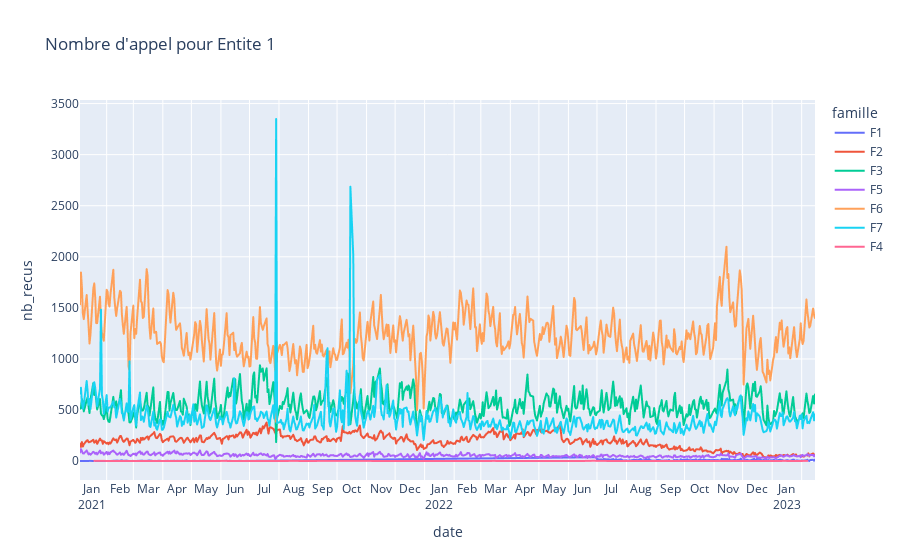
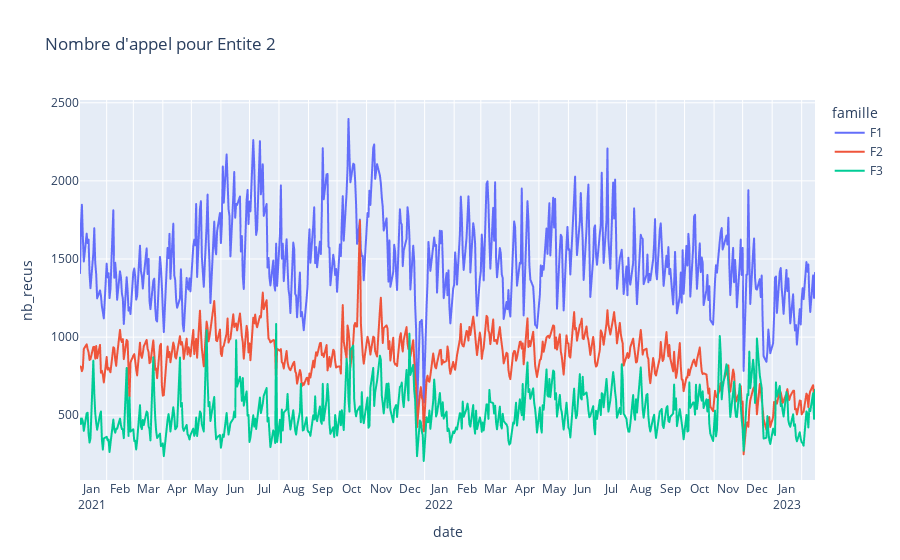
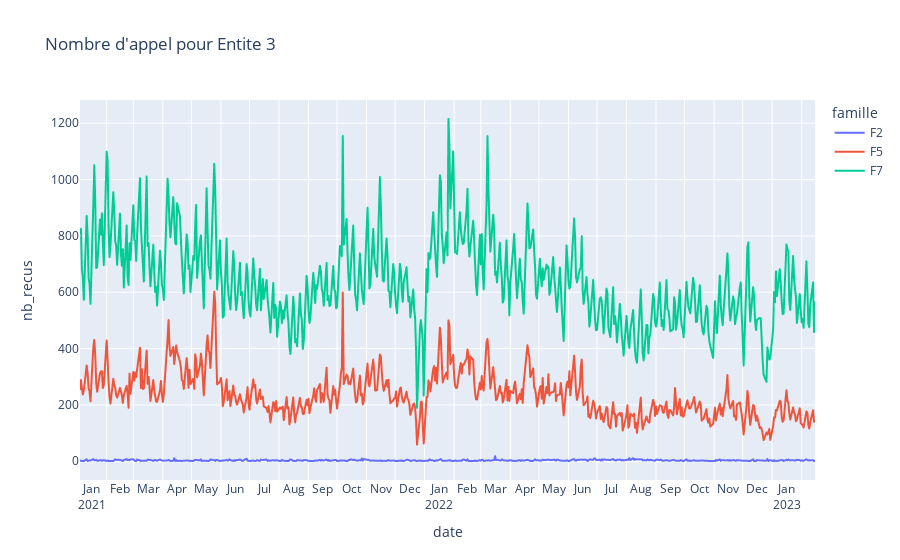
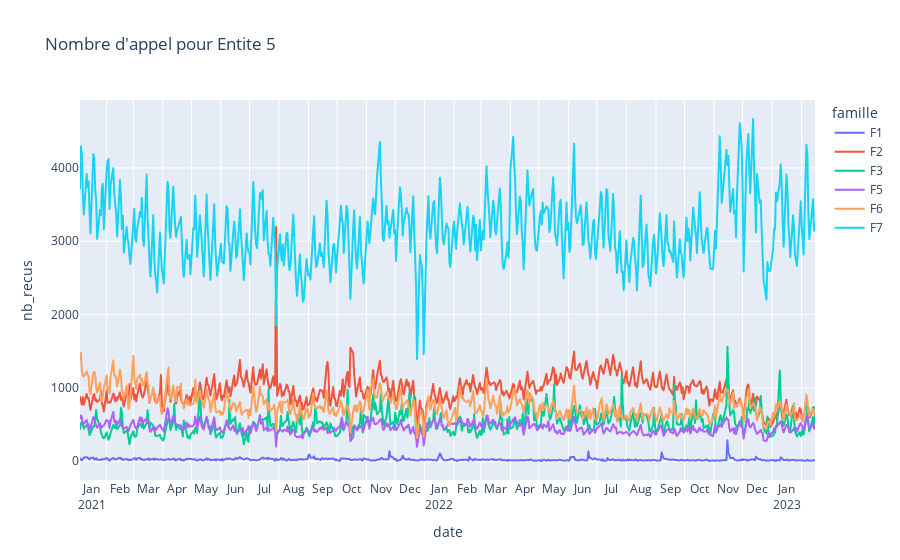

Notebook source saved alongside these figures, in order:
### Markdown cell above
## Entités par jour par famille

### Code cell
#
# Création de graphique dynamique de toutes les Entités avec toutes les Familles
#

activer_samedi = False

for entite in df_tel.entite.unique():
    if activer_samedi:
      df = df_tel.loc[(df_tel.entite == entite)].groupby([pd.Grouper(freq = 'd'), "famille", "jour"]).agg(nb_recus = ('nb_recus' , 'sum')).reset_index()
    else:
       df = df_tel.loc[(df_tel.entite == entite) & (df_tel.jour != "Samedi")].groupby([pd.Grouper(freq = 'd'), "famille", "jour"]).agg(nb_recus = ('nb_recus' , 'sum')).reset_index()
    
    fig = px.line(df, x="date", y="nb_recus", color='famille',
              hover_data={
                "date": "|%B %d, %Y",
                "jour" : True,
              },
              title=f"Nombre d'appel pour {entite}")

    fig.update_xaxes(
        dtick="M1",
        tickformat="%b\n%Y",
        ticklabelmode="period")
    fig.show()

### Figure 1 — Plotly figure (JSON) as saved in the notebook; plotly's stock layout.template omitted (floating-point values rounded to 4 significant figures; data arrays with more than 128 entries replaced by an {"elided": "..."} marker saying what was removed)
{"data": [{"customdata": {"elided": "249x1 str values"}, "hovertemplate": "famille=F1<br>date=%{x|%B %d, %Y}<br>nb_recus=%{y}<br>jour=%{customdata[0]}<extra></extra>", "legendgroup": "F1", "line": {"color": "#636efa", "dash": "solid"}, "marker": {"symbol": "circle"}, "mode": "lines", "name": "F1", "showlegend": true, "type": "scattergl", "x": {"elided": "249 str values"}, "xaxis": "x", "y": {"elided": "249 int values"}, "yaxis": "y"}, {"customdata": {"elided": "540x1 str values"}, "hovertemplate": "famille=F2<br>date=%{x|%B %d, %Y}<br>nb_recus=%{y}<br>jour=%{customdata[0]}<extra></extra>", "legendgroup": "F2", "line": {"color": "#EF553B", "dash": "solid"}, "marker": {"symbol": "circle"}, "mode": "lines", "name": "F2", "showlegend": true, "type": "scattergl", "x": {"elided": "540 str values"}, "xaxis": "x", "y": {"elided": "540 int values"}, "yaxis": "y"}, {"customdata": {"elided": "540x1 str values"}, "hovertemplate": "famille=F3<br>date=%{x|%B %d, %Y}<br>nb_recus=%{y}<br>jour=%{customdata[0]}<extra></extra>", "legendgroup": "F3", "line": {"color": "#00cc96", "dash": "solid"}, "marker": {"symbol": "circle"}, "mode": "lines", "name": "F3", "showlegend": true, "type": "scattergl", "x": {"elided": "540 str values"}, "xaxis": "x", "y": {"elided": "540 int values"}, "yaxis": "y"}, {"customdata": {"elided": "540x1 str values"}, "hovertemplate": "famille=F5<br>date=%{x|%B %d, %Y}<br>nb_recus=%{y}<br>jour=%{customdata[0]}<extra></extra>", "legendgroup": "F5", "line": {"color": "#ab63fa", "dash": "solid"}, "marker": {"symbol": "circle"}, "mode": "lines", "name": "F5", "showlegend": true, "type": "scattergl", "x": {"elided": "540 str values"}, "xaxis": "x", "y": {"elided": "540 int values"}, "yaxis": "y"}, {"customdata": {"elided": "540x1 str values"}, "hovertemplate": "famille=F6<br>date=%{x|%B %d, %Y}<br>nb_recus=%{y}<br>jour=%{customdata[0]}<extra></extra>", "legendgroup": "F6", "line": {"color": "#FFA15A", "dash": "solid"}, "marker": {"symbol": "circle"}, "mode": "lines", "name": "F6", "showlegend": true, "type": "scattergl", "x": {"elided": "540 str values"}, "xaxis": "x", "y": {"elided": "540 int values"}, "yaxis": "y"}, {"customdata": {"elided": "540x1 str values"}, "hovertemplate": "famille=F7<br>date=%{x|%B %d, %Y}<br>nb_recus=%{y}<br>jour=%{customdata[0]}<extra></extra>", "legendgroup": "F7", "line": {"color": "#19d3f3", "dash": "solid"}, "marker": {"symbol": "circle"}, "mode": "lines", "name": "F7", "showlegend": true, "type": "scattergl", "x": {"elided": "540 str values"}, "xaxis": "x", "y": {"elided": "540 int values"}, "yaxis": "y"}, {"customdata": [["Mardi"], ["Jeudi"], ["Mercredi"], ["Jeudi"], ["Mardi"], ["Mardi"], ["Lundi"], ["Mardi"], ["Mardi"], ["Mercredi"], ["Lundi"], ["Jeudi"], ["Vendredi"], ["Vendredi"], ["Jeudi"], ["Mercredi"], ["Vendredi"], ["Jeudi"], ["Jeudi"], ["Mercredi"], ["Vendredi"], ["Mercredi"], ["Jeudi"], ["Mardi"], ["Jeudi"], ["Vendredi"], ["Mercredi"], ["Vendredi"], ["Mardi"], ["Mercredi"], ["Lundi"], ["Jeudi"], ["Mardi"], ["Mercredi"], ["Vendredi"], ["Vendredi"], ["Jeudi"], ["Jeudi"], ["Mardi"], ["Lundi"], ["Jeudi"], ["Jeudi"], ["Mercredi"], ["Mardi"], ["Vendredi"], ["Lundi"], ["Jeudi"], ["Mardi"], ["Vendredi"], ["Mardi"]], "hovertemplate": "famille=F4<br>date=%{x|%B %d, %Y}<br>nb_recus=%{y}<br>jour=%{customdata[0]}<extra></extra>", "legendgroup": "F4", "line": {"color": "#FF6692", "dash": "solid"}, "marker": {"symbol": "circle"}, "mode": "lines", "name": "F4", "showlegend": true, "type": "scattergl", "x": ["2021-01-19T00:00:00", "2021-02-25T00:00:00", "2021-03-17T00:00:00", "2021-03-25T00:00:00", "2021-05-04T00:00:00", "2021-05-18T00:00:00", "2021-06-07T00:00:00", "2021-06-08T00:00:00", "2021-07-06T00:00:00", "2021-07-07T00:00:00", "2021-07-26T00:00:00", "2021-08-19T00:00:00", "2021-08-27T00:00:00", "2021-09-17T00:00:00", "2021-10-28T00:00:00", "2021-11-24T00:00:00", "2021-12-31T00:00:00", "2022-01-13T00:00:00", "2022-02-03T00:00:00", "2022-03-09T00:00:00", "2022-03-11T00:00:00", "2022-03-16T00:00:00", "2022-03-17T00:00:00", "2022-03-22T00:00:00", "2022-03-24T00:00:00", "2022-03-25T00:00:00", "2022-06-01T00:00:00", "2022-06-03T00:00:00", "2022-06-07T00:00:00", "2022-06-15T00:00:00", "2022-06-27T00:00:00", "2022-07-07T00:00:00", "2022-07-19T00:00:00", "2022-08-17T00:00:00", "2022-08-26T00:00:00", "2022-09-23T00:00:00", "2022-11-03T00:00:00", "2022-11-10T00:00:00", "2022-11-15T00:00:00", "2022-11-21T00:00:00", "2022-11-24T00:00:00", "2022-12-15T00:00:00", "2022-12-28T00:00:00", "2023-01-03T00:00:00", "2023-01-06T00:00:00", "2023-01-09T00:00:00", "2023-01-12T00:00:00", "2023-01-24T00:00:00", "2023-01-27T00:00:00", "2023-02-07T00:00:00"], "xaxis": "x", "y": [2, 1, 1, 1, 1, 1, 2, 1, 1, 1, 1, 2, 1, 2, 2, 1, 1, 1, 1, 1, 1, 3, 1, 1, 1, 1, 1, 1, 1, 1, 3, 2, 1, 1, 1, 1, 1, 1, 1, 1, 1, 1, 1, 1, 1, 1, 2, 1, 1, 2], "yaxis": "y"}], "layout": {"legend": {"title": {"text": "famille"}, "tracegroupgap": 0}, "title": {"text": "Nombre d'appel pour Entite 1"}, "xaxis": {"anchor": "y", "domain": [0, 1], "dtick": "M1", "tickformat": "%b\n%Y", "ticklabelmode": "period", "title": {"text": "date"}}, "yaxis": {"anchor": "x", "domain": [0, 1], "title": {"text": "nb_recus"}}}}

### Figure 2 — Plotly figure (JSON) as saved in the notebook; plotly's stock layout.template omitted (floating-point values rounded to 4 significant figures; data arrays with more than 128 entries replaced by an {"elided": "..."} marker saying what was removed)
{"data": [{"customdata": {"elided": "540x1 str values"}, "hovertemplate": "famille=F1<br>date=%{x|%B %d, %Y}<br>nb_recus=%{y}<br>jour=%{customdata[0]}<extra></extra>", "legendgroup": "F1", "line": {"color": "#636efa", "dash": "solid"}, "marker": {"symbol": "circle"}, "mode": "lines", "name": "F1", "showlegend": true, "type": "scattergl", "x": {"elided": "540 str values"}, "xaxis": "x", "y": {"elided": "540 int values"}, "yaxis": "y"}, {"customdata": {"elided": "540x1 str values"}, "hovertemplate": "famille=F2<br>date=%{x|%B %d, %Y}<br>nb_recus=%{y}<br>jour=%{customdata[0]}<extra></extra>", "legendgroup": "F2", "line": {"color": "#EF553B", "dash": "solid"}, "marker": {"symbol": "circle"}, "mode": "lines", "name": "F2", "showlegend": true, "type": "scattergl", "x": {"elided": "540 str values"}, "xaxis": "x", "y": {"elided": "540 int values"}, "yaxis": "y"}, {"customdata": {"elided": "540x1 str values"}, "hovertemplate": "famille=F3<br>date=%{x|%B %d, %Y}<br>nb_recus=%{y}<br>jour=%{customdata[0]}<extra></extra>", "legendgroup": "F3", "line": {"color": "#00cc96", "dash": "solid"}, "marker": {"symbol": "circle"}, "mode": "lines", "name": "F3", "showlegend": true, "type": "scattergl", "x": {"elided": "540 str values"}, "xaxis": "x", "y": {"elided": "540 int values"}, "yaxis": "y"}], "layout": {"legend": {"title": {"text": "famille"}, "tracegroupgap": 0}, "title": {"text": "Nombre d'appel pour Entite 2"}, "xaxis": {"anchor": "y", "domain": [0, 1], "dtick": "M1", "tickformat": "%b\n%Y", "ticklabelmode": "period", "title": {"text": "date"}}, "yaxis": {"anchor": "x", "domain": [0, 1], "title": {"text": "nb_recus"}}}}

### Figure 3 — Plotly figure (JSON) as saved in the notebook; plotly's stock layout.template omitted (floating-point values rounded to 4 significant figures; data arrays with more than 128 entries replaced by an {"elided": "..."} marker saying what was removed)
{"data": [{"customdata": {"elided": "510x1 str values"}, "hovertemplate": "famille=F2<br>date=%{x|%B %d, %Y}<br>nb_recus=%{y}<br>jour=%{customdata[0]}<extra></extra>", "legendgroup": "F2", "line": {"color": "#636efa", "dash": "solid"}, "marker": {"symbol": "circle"}, "mode": "lines", "name": "F2", "showlegend": true, "type": "scattergl", "x": {"elided": "510 str values"}, "xaxis": "x", "y": {"elided": "510 int values"}, "yaxis": "y"}, {"customdata": {"elided": "540x1 str values"}, "hovertemplate": "famille=F5<br>date=%{x|%B %d, %Y}<br>nb_recus=%{y}<br>jour=%{customdata[0]}<extra></extra>", "legendgroup": "F5", "line": {"color": "#EF553B", "dash": "solid"}, "marker": {"symbol": "circle"}, "mode": "lines", "name": "F5", "showlegend": true, "type": "scattergl", "x": {"elided": "540 str values"}, "xaxis": "x", "y": {"elided": "540 int values"}, "yaxis": "y"}, {"customdata": {"elided": "540x1 str values"}, "hovertemplate": "famille=F7<br>date=%{x|%B %d, %Y}<br>nb_recus=%{y}<br>jour=%{customdata[0]}<extra></extra>", "legendgroup": "F7", "line": {"color": "#00cc96", "dash": "solid"}, "marker": {"symbol": "circle"}, "mode": "lines", "name": "F7", "showlegend": true, "type": "scattergl", "x": {"elided": "540 str values"}, "xaxis": "x", "y": {"elided": "540 int values"}, "yaxis": "y"}], "layout": {"legend": {"title": {"text": "famille"}, "tracegroupgap": 0}, "title": {"text": "Nombre d'appel pour Entite 3"}, "xaxis": {"anchor": "y", "domain": [0, 1], "dtick": "M1", "tickformat": "%b\n%Y", "ticklabelmode": "period", "title": {"text": "date"}}, "yaxis": {"anchor": "x", "domain": [0, 1], "title": {"text": "nb_recus"}}}}

### Figure 4 — Plotly figure (JSON) as saved in the notebook; plotly's stock layout.template omitted (floating-point values rounded to 4 significant figures; data arrays with more than 128 entries replaced by an {"elided": "..."} marker saying what was removed)
{"data": [{"customdata": {"elided": "540x1 str values"}, "hovertemplate": "famille=F1<br>date=%{x|%B %d, %Y}<br>nb_recus=%{y}<br>jour=%{customdata[0]}<extra></extra>", "legendgroup": "F1", "line": {"color": "#636efa", "dash": "solid"}, "marker": {"symbol": "circle"}, "mode": "lines", "name": "F1", "showlegend": true, "type": "scattergl", "x": {"elided": "540 str values"}, "xaxis": "x", "y": {"elided": "540 int values"}, "yaxis": "y"}, {"customdata": {"elided": "540x1 str values"}, "hovertemplate": "famille=F2<br>date=%{x|%B %d, %Y}<br>nb_recus=%{y}<br>jour=%{customdata[0]}<extra></extra>", "legendgroup": "F2", "line": {"color": "#EF553B", "dash": "solid"}, "marker": {"symbol": "circle"}, "mode": "lines", "name": "F2", "showlegend": true, "type": "scattergl", "x": {"elided": "540 str values"}, "xaxis": "x", "y": {"elided": "540 int values"}, "yaxis": "y"}, {"customdata": {"elided": "540x1 str values"}, "hovertemplate": "famille=F3<br>date=%{x|%B %d, %Y}<br>nb_recus=%{y}<br>jour=%{customdata[0]}<extra></extra>", "legendgroup": "F3", "line": {"color": "#00cc96", "dash": "solid"}, "marker": {"symbol": "circle"}, "mode": "lines", "name": "F3", "showlegend": true, "type": "scattergl", "x": {"elided": "540 str values"}, "xaxis": "x", "y": {"elided": "540 int values"}, "yaxis": "y"}, {"customdata": {"elided": "540x1 str values"}, "hovertemplate": "famille=F5<br>date=%{x|%B %d, %Y}<br>nb_recus=%{y}<br>jour=%{customdata[0]}<extra></extra>", "legendgroup": "F5", "line": {"color": "#ab63fa", "dash": "solid"}, "marker": {"symbol": "circle"}, "mode": "lines", "name": "F5", "showlegend": true, "type": "scattergl", "x": {"elided": "540 str values"}, "xaxis": "x", "y": {"elided": "540 int values"}, "yaxis": "y"}, {"customdata": {"elided": "540x1 str values"}, "hovertemplate": "famille=F6<br>date=%{x|%B %d, %Y}<br>nb_recus=%{y}<br>jour=%{customdata[0]}<extra></extra>", "legendgroup": "F6", "line": {"color": "#FFA15A", "dash": "solid"}, "marker": {"symbol": "circle"}, "mode": "lines", "name": "F6", "showlegend": true, "type": "scattergl", "x": {"elided": "540 str values"}, "xaxis": "x", "y": {"elided": "540 int values"}, "yaxis": "y"}, {"customdata": {"elided": "540x1 str values"}, "hovertemplate": "famille=F7<br>date=%{x|%B %d, %Y}<br>nb_recus=%{y}<br>jour=%{customdata[0]}<extra></extra>", "legendgroup": "F7", "line": {"color": "#19d3f3", "dash": "solid"}, "marker": {"symbol": "circle"}, "mode": "lines", "name": "F7", "showlegend": true, "type": "scattergl", "x": {"elided": "540 str values"}, "xaxis": "x", "y": {"elided": "540 int values"}, "yaxis": "y"}], "layout": {"legend": {"title": {"text": "famille"}, "tracegroupgap": 0}, "title": {"text": "Nombre d'appel pour Entite 5"}, "xaxis": {"anchor": "y", "domain": [0, 1], "dtick": "M1", "tickformat": "%b\n%Y", "ticklabelmode": "period", "title": {"text": "date"}}, "yaxis": {"anchor": "x", "domain": [0, 1], "title": {"text": "nb_recus"}}}}
